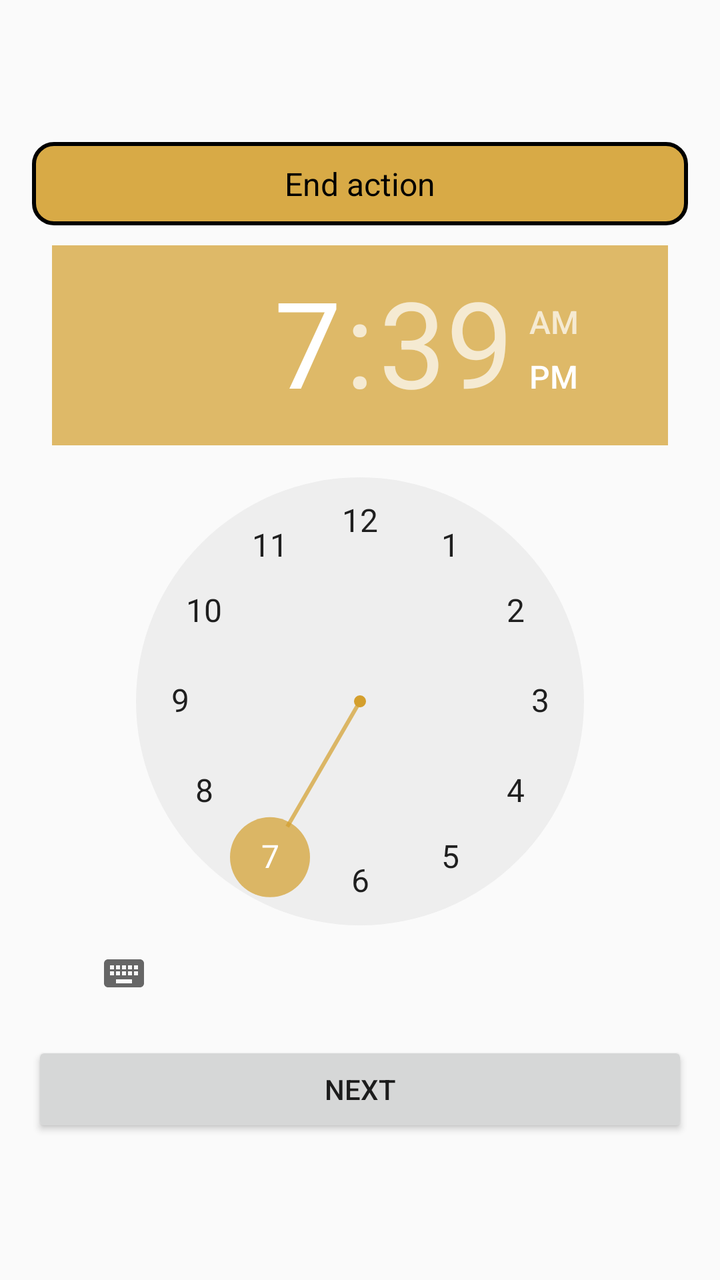
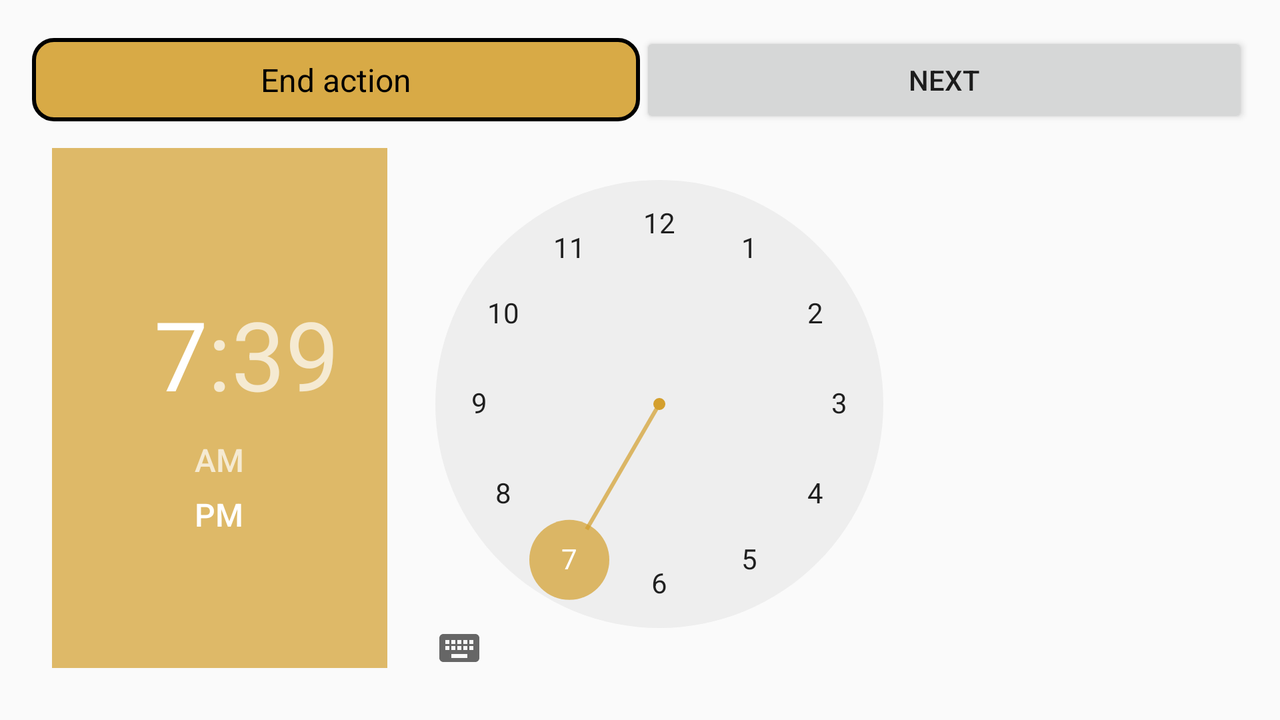

Two renders of one Android screen. The first uses the default layout on a phone; the second uses the alternative layout the repository ships for a different screen configuration, on a matching device. The two XML files are below.
<!-- AndroidManifest.xml: application theme AppTheme -->
<!-- res/layout/fragment_third_step_settings.xml -->
<?xml version="1.0" encoding="utf-8"?>
<LinearLayout xmlns:android="http://schemas.android.com/apk/res/android"
    android:layout_width="match_parent"
    android:layout_height="match_parent"
    android:gravity="center"
    android:orientation="vertical"
    android:padding="@dimen/activity_vertical_margin">

    <TextView
        style="@style/FolderListItemTextView"
        android:layout_width="match_parent"
        android:layout_height="wrap_content"
        android:background="@drawable/item_background"
        android:gravity="center"
        android:padding="@dimen/padding_for_item"
        android:text="@string/end_action" />

    <TimePicker
        android:id="@+id/time_pick"
        android:layout_width="match_parent"
        android:layout_height="wrap_content"
        android:layout_margin="@dimen/padding_for_item" />

    <Button
        android:id="@+id/nextSetting"
        android:layout_width="match_parent"
        android:layout_height="wrap_content"
        android:text="@string/next_setting"
        android:textSize="14sp" />

</LinearLayout>
<!-- resources referenced by this layout -->
<resources>
  <dimen name="activity_vertical_margin">16dp</dimen>
  <dimen name="padding_for_item">10dp</dimen>
  <!-- drawable item_background (drawable) -->
  <?xml version="1.0" encoding="UTF-8"?>
  <shape xmlns:android="http://schemas.android.com/apk/res/android"
      android:padding="5dp"
      android:shape="rectangle">
      <corners android:radius="@dimen/item_conner_radius_area" />
      <solid android:color="#dfd49f2d" />
      <stroke
          android:width="2dp"
          android:color="@android:color/background_dark"></stroke>
  
  </shape>
  <string name="end_action">End action</string>
  <string name="next_setting">Next</string>
  <style name="FolderListItemTextView">
          <item name="android:textColor">@android:color/black</item>
          <item name="android:textSize">16sp</item>
          <item name="android:layout_gravity">center_vertical</item>
      </style>
  <style name="AppTheme" parent="Theme.AppCompat.Light.DarkActionBar">
          
          <item name="colorPrimary">@color/colorPrimary</item>
          <item name="colorPrimaryDark">@color/colorPrimaryDark</item>
          <item name="colorAccent">@color/colorAccent</item>
      </style>
  <dimen name="item_conner_radius_area">10dp</dimen>
  <color name="colorPrimary">#da7f00</color>
  <color name="colorPrimaryDark">#da7f00</color>
  <color name="colorAccent">#b4d49f2d</color>
</resources>
<!-- res/layout-land/fragment_third_step_settings.xml (the repository's variant of the layout above) -->
<!-- drawn on the phone turned sideways -->
<?xml version="1.0" encoding="utf-8"?>
<LinearLayout xmlns:android="http://schemas.android.com/apk/res/android"
    android:layout_width="match_parent"
    android:layout_height="match_parent"
    android:orientation="vertical"
    android:padding="@dimen/activity_vertical_margin">

    <LinearLayout
        android:layout_width="match_parent"
        android:layout_height="wrap_content"
        android:orientation="horizontal">

        <TextView
            style="@style/FolderListItemTextView"
            android:layout_width="match_parent"
            android:layout_height="wrap_content"
            android:layout_weight="1"
            android:background="@drawable/item_background"
            android:gravity="center"
            android:padding="@dimen/padding_for_item"
            android:text="@string/end_action" />

        <Button
            android:id="@+id/nextSetting"
            android:layout_width="match_parent"
            android:layout_height="wrap_content"
            android:layout_gravity="center"
            android:layout_weight="1"
            android:text="@string/next_setting"
            android:textSize="14sp" />

    </LinearLayout>


    <TimePicker
        android:id="@+id/time_pick"
        android:layout_width="match_parent"
        android:layout_height="wrap_content"
        android:layout_gravity="center"
        android:layout_margin="@dimen/padding_for_item" />


</LinearLayout>
